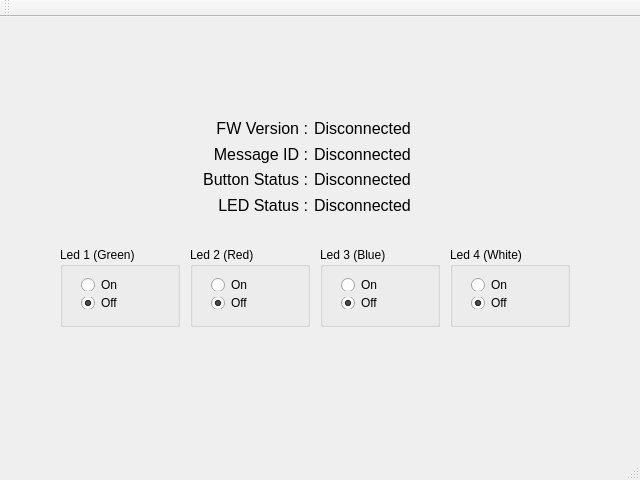
<?xml version="1.0" encoding="UTF-8"?>
<ui version="4.0">
 <class>MainWindow</class>
 <widget class="QMainWindow" name="MainWindow">
  <property name="geometry">
   <rect>
    <x>0</x>
    <y>0</y>
    <width>640</width>
    <height>480</height>
   </rect>
  </property>
  <property name="windowTitle">
   <string>MainWindow</string>
  </property>
  <widget class="QWidget" name="centralWidget">
   <widget class="QWidget" name="layoutWidget">
    <property name="geometry">
     <rect>
      <x>180</x>
      <y>90</y>
      <width>262</width>
      <height>119</height>
     </rect>
    </property>
    <layout class="QGridLayout" name="gridLayout">
     <item row="3" column="0">
      <widget class="QLabel" name="label_3">
       <property name="font">
        <font>
         <pointsize>12</pointsize>
        </font>
       </property>
       <property name="text">
        <string>LED Status :</string>
       </property>
       <property name="alignment">
        <set>Qt::AlignRight|Qt::AlignTrailing|Qt::AlignVCenter</set>
       </property>
      </widget>
     </item>
     <item row="1" column="0">
      <widget class="QLabel" name="label">
       <property name="font">
        <font>
         <pointsize>12</pointsize>
        </font>
       </property>
       <property name="text">
        <string>Message ID :</string>
       </property>
       <property name="alignment">
        <set>Qt::AlignRight|Qt::AlignTrailing|Qt::AlignVCenter</set>
       </property>
      </widget>
     </item>
     <item row="1" column="1">
      <widget class="QLabel" name="msgIDLabel">
       <property name="font">
        <font>
         <pointsize>12</pointsize>
        </font>
       </property>
       <property name="text">
        <string>Disconnected</string>
       </property>
      </widget>
     </item>
     <item row="3" column="1">
      <widget class="QLabel" name="msgLEDLabel">
       <property name="font">
        <font>
         <pointsize>12</pointsize>
        </font>
       </property>
       <property name="text">
        <string>Disconnected</string>
       </property>
      </widget>
     </item>
     <item row="2" column="1" alignment="Qt::AlignVCenter">
      <widget class="QLabel" name="msgButtonLabel">
       <property name="font">
        <font>
         <pointsize>12</pointsize>
        </font>
       </property>
       <property name="text">
        <string>Disconnected</string>
       </property>
      </widget>
     </item>
     <item row="2" column="0">
      <widget class="QLabel" name="label_2">
       <property name="font">
        <font>
         <pointsize>12</pointsize>
        </font>
       </property>
       <property name="text">
        <string>Button Status :</string>
       </property>
       <property name="alignment">
        <set>Qt::AlignRight|Qt::AlignTrailing|Qt::AlignVCenter</set>
       </property>
      </widget>
     </item>
     <item row="0" column="0">
      <widget class="QLabel" name="label_4">
       <property name="font">
        <font>
         <pointsize>12</pointsize>
        </font>
       </property>
       <property name="text">
        <string>FW Version :</string>
       </property>
       <property name="alignment">
        <set>Qt::AlignRight|Qt::AlignTrailing|Qt::AlignVCenter</set>
       </property>
      </widget>
     </item>
     <item row="0" column="1">
      <widget class="QLabel" name="msgFWVersion">
       <property name="font">
        <font>
         <pointsize>12</pointsize>
        </font>
       </property>
       <property name="text">
        <string>Disconnected</string>
       </property>
      </widget>
     </item>
    </layout>
   </widget>
   <widget class="QGroupBox" name="ledOneGroup">
    <property name="geometry">
     <rect>
      <x>60</x>
      <y>230</y>
      <width>120</width>
      <height>80</height>
     </rect>
    </property>
    <property name="title">
     <string>Led 1 (Green)</string>
    </property>
    <widget class="QWidget" name="layoutWidget">
     <property name="geometry">
      <rect>
       <x>10</x>
       <y>20</y>
       <width>99</width>
       <height>53</height>
      </rect>
     </property>
     <layout class="QVBoxLayout" name="verticalLayout">
      <item>
       <widget class="QRadioButton" name="ledOneOn">
        <property name="text">
         <string>On</string>
        </property>
        <property name="checked">
         <bool>false</bool>
        </property>
       </widget>
      </item>
      <item>
       <widget class="QRadioButton" name="ledOneOff">
        <property name="text">
         <string>Off</string>
        </property>
        <property name="checked">
         <bool>true</bool>
        </property>
       </widget>
      </item>
     </layout>
    </widget>
   </widget>
   <widget class="QGroupBox" name="ledTwoGroup">
    <property name="geometry">
     <rect>
      <x>190</x>
      <y>230</y>
      <width>120</width>
      <height>80</height>
     </rect>
    </property>
    <property name="title">
     <string>Led 2 (Red)</string>
    </property>
    <widget class="QWidget" name="layoutWidget_2">
     <property name="geometry">
      <rect>
       <x>10</x>
       <y>20</y>
       <width>99</width>
       <height>53</height>
      </rect>
     </property>
     <layout class="QVBoxLayout" name="verticalLayout_2">
      <item>
       <widget class="QRadioButton" name="ledTwoOn">
        <property name="text">
         <string>On</string>
        </property>
        <property name="checked">
         <bool>false</bool>
        </property>
       </widget>
      </item>
      <item>
       <widget class="QRadioButton" name="ledTwoOff">
        <property name="text">
         <string>Off</string>
        </property>
        <property name="checked">
         <bool>true</bool>
        </property>
       </widget>
      </item>
     </layout>
    </widget>
   </widget>
   <widget class="QGroupBox" name="ledThreeGroup">
    <property name="geometry">
     <rect>
      <x>320</x>
      <y>230</y>
      <width>120</width>
      <height>80</height>
     </rect>
    </property>
    <property name="title">
     <string>Led 3 (Blue)</string>
    </property>
    <widget class="QWidget" name="layoutWidget_4">
     <property name="geometry">
      <rect>
       <x>10</x>
       <y>20</y>
       <width>99</width>
       <height>53</height>
      </rect>
     </property>
     <layout class="QVBoxLayout" name="verticalLayout_4">
      <item>
       <widget class="QRadioButton" name="ledThreeOn">
        <property name="text">
         <string>On</string>
        </property>
        <property name="checked">
         <bool>false</bool>
        </property>
       </widget>
      </item>
      <item>
       <widget class="QRadioButton" name="ledThreeOff">
        <property name="text">
         <string>Off</string>
        </property>
        <property name="checked">
         <bool>true</bool>
        </property>
       </widget>
      </item>
     </layout>
    </widget>
   </widget>
   <widget class="QGroupBox" name="ledFourGroup">
    <property name="geometry">
     <rect>
      <x>450</x>
      <y>230</y>
      <width>120</width>
      <height>80</height>
     </rect>
    </property>
    <property name="title">
     <string>Led 4 (White)</string>
    </property>
    <widget class="QWidget" name="layoutWidget_5">
     <property name="geometry">
      <rect>
       <x>10</x>
       <y>20</y>
       <width>99</width>
       <height>53</height>
      </rect>
     </property>
     <layout class="QVBoxLayout" name="verticalLayout_5">
      <item>
       <widget class="QRadioButton" name="ledFourOn">
        <property name="text">
         <string>On</string>
        </property>
        <property name="checked">
         <bool>false</bool>
        </property>
       </widget>
      </item>
      <item>
       <widget class="QRadioButton" name="ledFourOff">
        <property name="text">
         <string>Off</string>
        </property>
        <property name="checked">
         <bool>true</bool>
        </property>
       </widget>
      </item>
     </layout>
    </widget>
   </widget>
  </widget>
  <widget class="QMenuBar" name="menuBar">
   <property name="geometry">
    <rect>
     <x>0</x>
     <y>0</y>
     <width>640</width>
     <height>25</height>
    </rect>
   </property>
  </widget>
  <widget class="QToolBar" name="mainToolBar">
   <attribute name="toolBarArea">
    <enum>TopToolBarArea</enum>
   </attribute>
   <attribute name="toolBarBreak">
    <bool>false</bool>
   </attribute>
  </widget>
  <widget class="QStatusBar" name="statusBar"/>
 </widget>
 <layoutdefault spacing="6" margin="11"/>
 <resources/>
 <connections/>
</ui>
